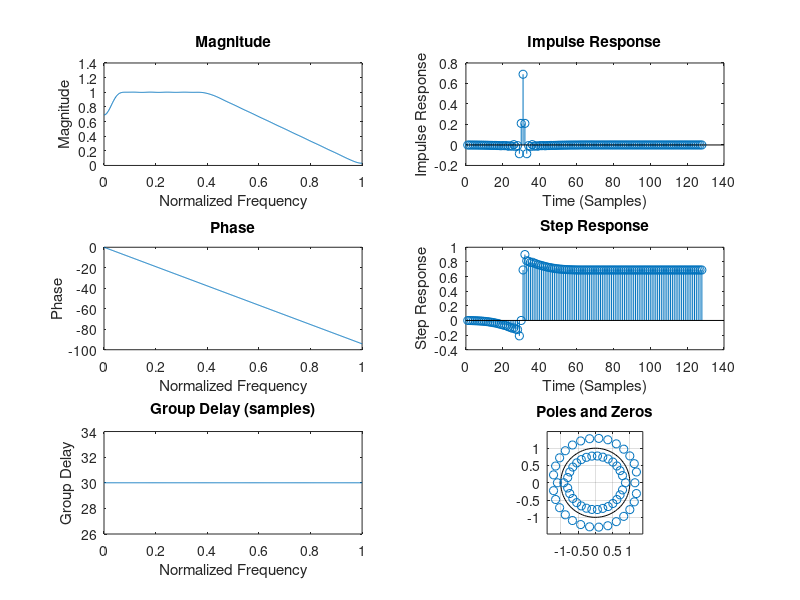
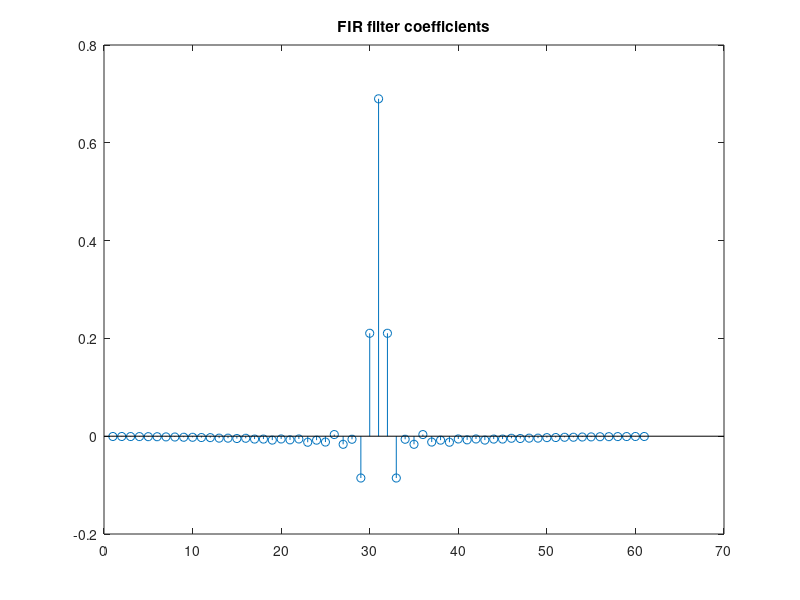
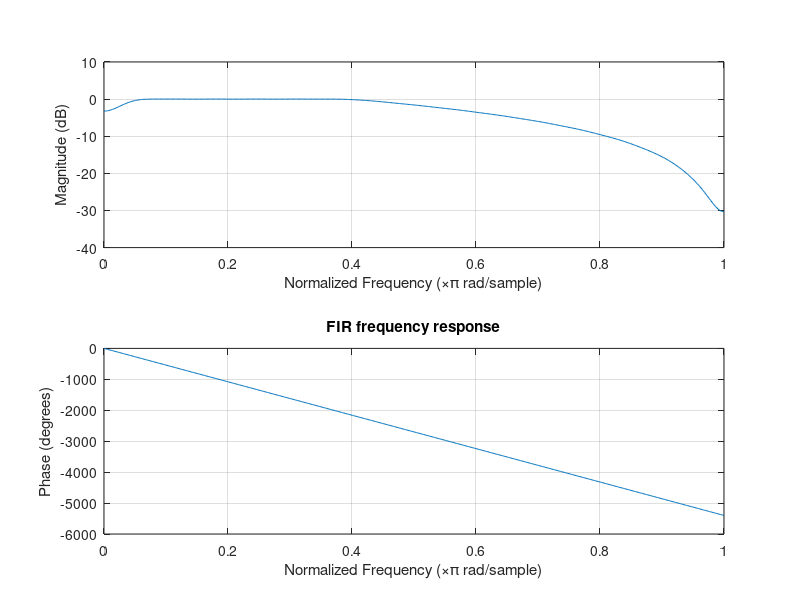

The MATLAB source for these figures, in order: (Note: this script raises an error after producing the figures.)
clear
close all
% Generated by http://www.micromodeler.com/dsp/ using Frequency Sampling (Inverse DFT)
%% ###########################################################
% The length, or number of taps of the filter
filter1.length=61; %Filter order
filter1.fs=30000; %Samplings frequency Hz
filter1.groupDelay=(filter1.length/2)/filter1.fs; %Group delay in sec.
filter1.fc1=300; %Frequency cut 1 (start of bandpass) Hz
filter1.fc2=6000; %Frequency cut 2 (end of bandpass) Hz
wc1 = (filter1.fc1/filter1.fs)*2;
wc2 = (filter1.fc2/filter1.fs)*2;

% The frequencies at the band edges
filter1.frequencies = [ 0, wc1, wc2, 1 ]; 
	
% The desired response
filter1.desired = [ 0, 1, 1, 0 ];

% Design the filter using the frequency sampling method with a Hamming window
%filter1.numerator = fir2( filter1.length-1, filter1.frequencies, filter1.desired, rectwin(filter1.length) ); % b coefficients
filter1.numerator = fir2( filter1.length-1, filter1.frequencies, filter1.desired, hamming(filter1.length) ); % b coefficients, hann, hamming, blackman
filter1.denominator = 1; % a coefficients

filter1.p_poles = roots( filter1.denominator );
filter1.z_zeros = roots( filter1.numerator );


%% ###########################################################
%# Filter analysis code
% Calculate the frequencies of interest      
filter1.frequencies = linspace( 0, 1, 512 );


% Calculate the complex frequency response      
filter1.cmplx = freqz( filter1.numerator, filter1.denominator, filter1.frequencies * pi );


% Calculate the magnitude of the frequency response
filter1.magnitude = abs( filter1.cmplx );


% Calculate the phase response      
filter1.phase = angle( filter1.cmplx );
% filter1.phase = unwrap( arg( filter1.cmplx ) );


% Calculate the group delay      
filter1.delay = grpdelay( filter1.numerator, filter1.denominator, filter1.frequencies );


% Calculate the impulse response      
filter1.impulse = filter( filter1.numerator, filter1.denominator, [1, zeros(1,127)] );


% Calculate the step response      
filter1.step = filter( filter1.numerator, filter1.denominator, ones(1,128) );


%% ###########################################################
%# Generate graphs
% The frequency vs magnitude graph
subplot( 3, 2, 1 );
plot( filter1.frequencies, 	filter1.magnitude );
xlabel('Normalized Frequency');
ylabel('Magnitude');
title( 'Magnitude' );
      
% The frequency vs phase graph
subplot( 3, 2, 3 );
plot( filter1.frequencies, 	unwrap( filter1.phase ) );
xlabel('Normalized Frequency');
ylabel('Phase');
title( 'Phase' );


% The frequency vs group delay graph
subplot( 3, 2, 5 );
plot( filter1.frequencies, 	filter1.delay );
title( 'Group Delay (samples)' );
xlabel('Normalized Frequency');
ylabel('Group Delay');
      
% The impulse response vs time graph
subplot( 3, 2, 2 );
stem( filter1.impulse );
title( 'Impulse Response' );
xlabel('Time (Samples)');
ylabel('Impulse Response');
      
subplot( 3, 2, 4 );
stem( filter1.step );     
title( 'Step Response' );
xlabel('Time (Samples)');
ylabel('Step Response');


% z-plane plot (poles and zeros)
subplot( 3, 2, 6 );
zplane( filter1.z_zeros, filter1.p_poles );
title( 'Poles and Zeros' );

%z-plane plot (Coefficients)
%figure
%zplane( filter1.numerator, filter1.denominator );

figure
b = filter1.numerator
stem(b);
title('FIR filter coefficients');
filter1
figure
freqz(filter1.numerator, filter1.denominator)
title('FIR frequency response');

%% Save coefficeints to header file
SaveFilterHeaderFile(b, filter1.fc1, 'FilterCoeffs_test.h');



